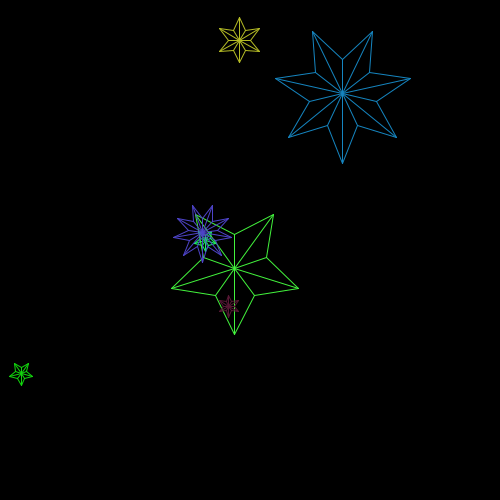
Frame 1 (no input)
Frame 60 (the mouse pressed at the canvas centre just before this capture): identical to frame 1, image omitted
Frame 120 (the mouse held since frame 60 and released just before this capture): identical to frame 1, image omitted

The Processing sketch that drew this single still picture (run headless with seeded random() and noise(); from frame 60 on, the mouse is pressed at the canvas centre):

// Processing sketch: newStars
// ── newStars.pde
float starPoints;
int starNumber;
int count;
float x1, y1, x2, y2;
float triO, triA;
float originX, originY;
float startX, startY;
float starRadius;
float theta;
float thetaInc;

void setup()
{
  size(500, 500);
  
  //Random number of stars
  starNumber = (int) random(1, 10);
  noFill();
  background(0);
  
  /*How to draw one star
  originX = width/2;
  originY = height/2;
  stroke(random(256), random(256), random(256));
  ellipse(originX, originY, 100, 100);
  ellipse(originX, originY, 100*2, 100*2);
  drawStar(100.0, 5.0);
  */
  
  //Drawing multiple stars
  for(int i = 0;i<=starNumber;i++)
  {
    //Reset points
    x1 = -1;
    x2 = -1;
    y1 = -1;
    y2 = -1;
    
    //Random colour
    stroke(random(256), random(256), random(256));
    
    //Reset count to 0
    count = 1;
    
    //Set a random star size and a random number of points
    starRadius = random(10, 76);
    starPoints = (int) random(4, 10);
    
    //Take the centre point of the circle
    originX = random(starRadius, width-starRadius);
    originY = random(starRadius, height-starRadius);
    
    //Draw the star
    drawStar(starRadius, starPoints);
  }
}

void draw()
{
  
}

void drawStar(float r, float p)
{
  
  //Finding the angle that the points increment at
  thetaInc = TWO_PI/(p*2f);
  /*
  //Find the length of the adjacent
  triA = sin(-thetaInc) * (r);
  
  //Find the length of the opposite
  triO = cos(thetaInc) * (r);
      
  //Find the x and y of the first point using the lengths of the opposite and adjacent
  x1 = originX + triA;
  y1 = originY + triO;
  
  //Increment count
  count++;
  */
  
  //Finding the points after each angle increment
  for(theta = 0; theta < TWO_PI; theta += thetaInc)
  {
    //If the current point divides evenly into 2, take the point going to the big circle (Pointy bit)
    if(count%2!=0)
    {
      triA = sin(theta) * r;
      triO = cos(theta) * r;
      
      x1 = originX + triA;
      y1 = originY + triO;
      
      if(count == 1)
      {
        startX = originX + triA;
        startY = originY + triO;
      }
      
      //Draw a line going from the origin of the star to the edge of the big circle
      line(originX, originY, x1, y1);
    }
    else  //Else, take the point going to the inner circle (trough)
    {
      triA = sin(theta) * (r/2);
      triO = cos(theta) * (r/2);
      
      x2 = originX + triA;
      y2 = originY + triO;
      
      //Draw a line going from the origin of the star to the edge of the small circle
      line(originX, originY, x2, y2);
    }
    
    //Draw the line as long as both points are set
    if((x1 > 0 && y1 > 0) && (x2 > 0 && y2 > 0))
    {
      line(x1, y1, x2, y2);
    }
    
    //Increment count
    count++;  
  }
  
  //If the count is odd upon leaving the loop, rejoin the last point back to the start point
  if(count%2!=0)
  {
    line(startX, startY, x2, y2);
  }
}
